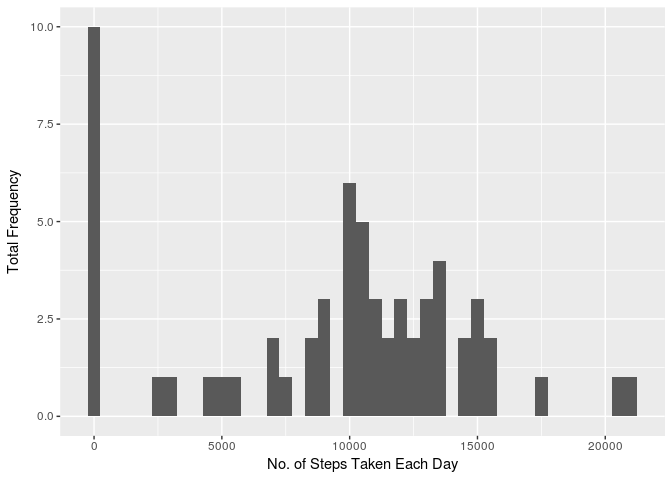

The script that drew this image:
#include<iostream.h>
#include<stdio.h>
if(!file.exists("activity.csv")){
  unzip("activity.zip")
}
data<- read.csv("activity.csv")
data$date<- as.Date(data$date)
stepsbyday<- tapply(data$steps, data$date, sum, na.rm=TRUE)
library(ggplot2)
qplot(stepsbyday, xlab="No. of Steps Taken Each Day", ylab="Total Frequency", binwidth=500)
medianbyday<- median(stepsbyday)
meanbyday<- mean(stepsbyday)
